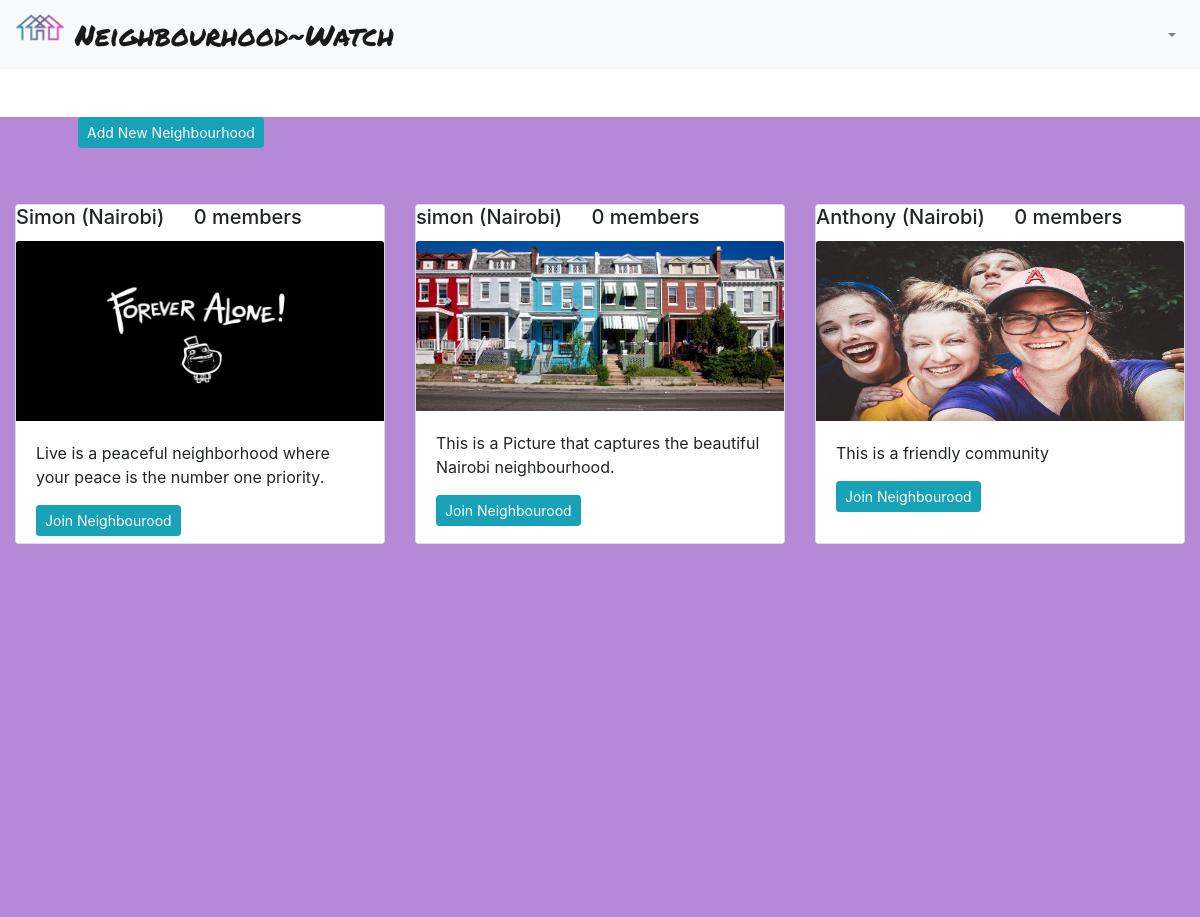
/all-hoods/ (signed in), run on the app's committed database.
### neighborhoods/models.py (models this page shows, shortened)
class Neighbourhood(models.Model):
    name = models.CharField(max_length=50)
    location = models.CharField(max_length=60)
    admin = models.ForeignKey("Profile", on_delete=models.CASCADE, related_name='hood')
    neighbourhood_logo = models.ImageField(upload_to='images/')
    description = models.TextField()
    healthcenter_number = models.IntegerField(null=True, blank=True)
    police_number = models.IntegerField(null=True, blank=True)
    occupants_count = models.IntegerField(null=True, blank=True)

### neighborhoods/views.py (the view)
# urls.py: path('all-hoods/',views.neighbourhoods,name='hood'),
@login_required(login_url='login')
def neighbourhoods(request):
    all_hoods = Neighbourhood.objects.all()
    all_hoods = all_hoods[::-1]
    params = {
        'all_hoods': all_hoods,
    }
    return render(request, 'neighbourhoods.html', params)

### neighborhoods/templates/neighbourhoods.html
{% extends 'base.html' %}
{% load crispy_forms_tags %}
{% block content %}
<div class="page2">
  <div class="container-fluid">
    <div class="container sanches m-5">
      <a href="{% url 'new-hood' %}" class="btn btn-sm btn-info mb-2" style="text-align: center">Add New
        Neighbourhood</a>
    </div>
    <div class="row">
      {% for hood in all_hoods %}
      <div class="col-md-4">
        <div class="card mb-4" style="height:340px">
          <h5 class="card-title">{{ hood.name }} ({{hood.location}}) <span class="ml-4">{{hood.members.count}}
              member{{hood.members.count|pluralize}}</span></h5>
          <img src="{{ hood.neighbourhood_logo.url }}" class="card-img-top" alt="{{ hood.name }}" height="180px">
          <div class="card-body">
            <p class="card-text">{{hood.description}}</p>
            {% if request.user.profile.neighbourhood == hood %}
            <a href="{% url 'leave-hood' hood.id %}" class="btn btn-outline-danger btn-sm">Leave Neighbourhood</a>
            <a href="{% url 'single-hood' user.profile.neighbourhood.id %}" class="btn btn-outline-success btn-sm"
              style="float: right">Explore {{user.profile.neighbourhood.name}} Estate
            </a>
            {% elif not request.user.profile.neighbourhood %}
            <a href="{% url 'join-hood' hood.id %}" class="btn btn-info btn-sm">Join Neighbourood</a>
            {% endif %}
          </div>
        </div>
      </div>
      {% endfor %}
    </div>
  </div>
</div>
{% endblock %}

### static/css/main.css (style rules this page uses)
.page2 { background: #B589D6; height: 100vh; }

### data on the page
Neighbourhood: name "Simon", location "Nairobi", members.count "0", neighbourhood_logo (picture), description "Live is a peaceful neighborhood where your peace is the number one priority."
Neighbourhood: name "simon", location "Nairobi", members.count "0", neighbourhood_logo (picture), description "This is a Picture that captures the beautiful Nairobi neighbourhood."
Neighbourhood: name "Anthony", location "Nairobi", members.count "0", neighbourhood_logo (picture), description "This is a friendly community"
